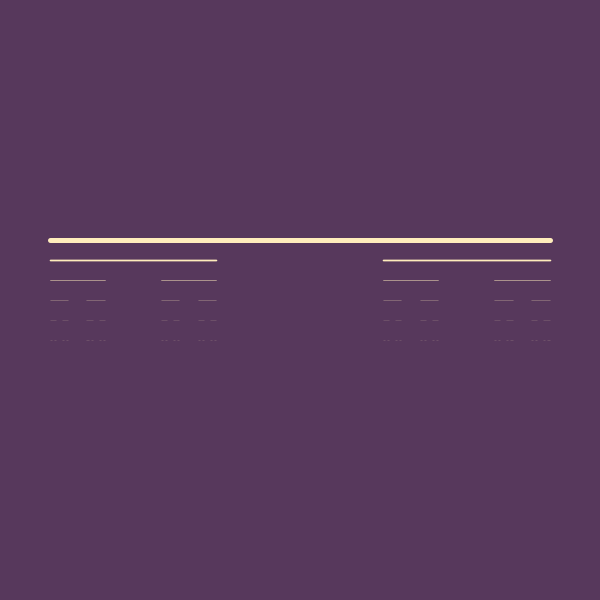
Frame 1 (no input)
Frame 60 (the mouse pressed at the canvas centre just before this capture): identical to frame 1, image omitted
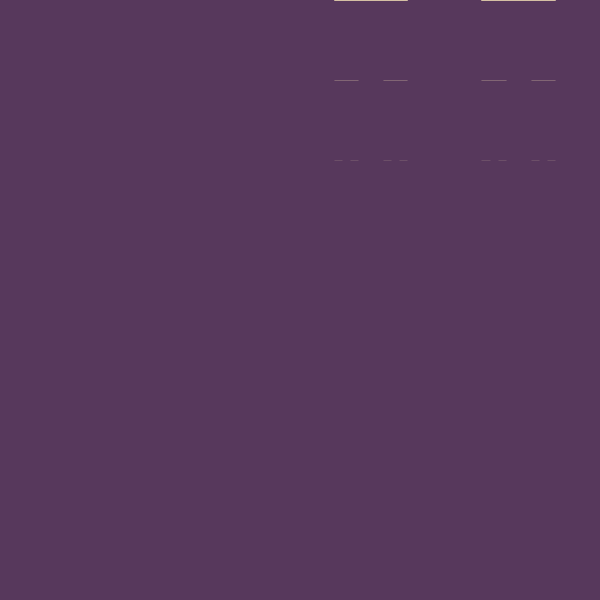
Frame 120 (the mouse held since frame 60 and released just before this capture)

The Processing sketch that drew these frames (run headless with seeded random() and noise(); from frame 60 on, the mouse is pressed at the canvas centre):

// Processing sketch: processing_179147
// ── processing_179147.pde

void setup () {
  size (600, 600);
  smooth();
}
 
void draw () {
 
  background(#57385c);
 
  if (mousePressed == true) {
    translate (-mouseX*4, -mouseY*4);
    scale (4);
  }
 
  noFill();
  stroke(#ffedbc);
  
  cantor (50, height*0.4, width-100);
}
 
void cantor(float x, float y, float laenge) {
   
  strokeWeight(laenge / 100);
  line(x, y, x+laenge, y);
 
  if (laenge > 4) {
     
    cantor (x, y + 20, laenge*0.333);
    cantor (x+laenge*0.667, y + 20, laenge*0.333);

  }
}
